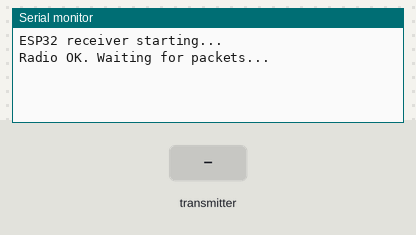
Recording of a sketch running on a simulated ESP32. On the bench: the last lines printed to the serial monitor. The inputs (shaded band) are chosen by the test bench. No radio packets arrive unless stated.

Above: at 1.7 s.
1.8 s: the transmitter starts sending packetId = 0
At 1.87 s:
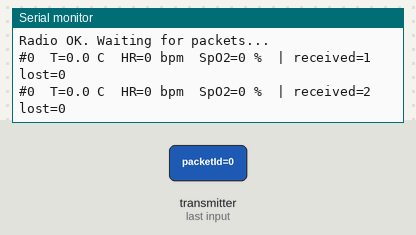
3.3 s: the transmitter starts sending temperatureX10 = 100
6.3 s: the transmitter starts sending heartRate = 64
9.3 s: the transmitter starts sending spo2 = 64
12.3 s: the transmitter starts sending temperatureX10 = 0
15.3 s: the transmitter starts sending temperatureX10 = 100
At 19.26 s:
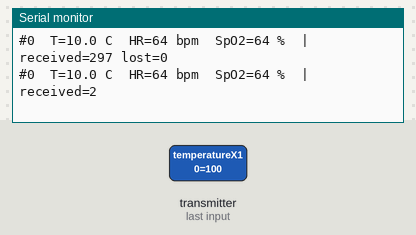
Timing chart, 0 to 19.3 s (numbered marks = the images above; inputs shaded):
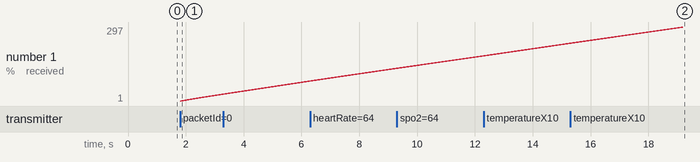

Measured:
- after the input at 1.8 s, the serial monitor: prints a new line at once (image 1)

The sketch:

receiver_esp32_nrf24.ino
```cpp
/*
  RECEIVER - ESP32 + nRF24L01
  Prints every dummy vitals packet (temperature, heart rate, SpO2) sent by the Pro Mini.

  Wiring (nRF24L01 -> ESP32):
    GND -> GND | VCC -> 3V3 (+10uF cap across VCC/GND)
    CE  -> GPIO4  | CSN -> GPIO5
    SCK -> GPIO18 | MOSI -> GPIO23 | MISO -> GPIO19

  Library needed: "RF24" by TMRh20 (Library Manager)
  Board: ESP32 Dev Module | Serial Monitor: 115200 baud
*/

#include <SPI.h>
#include <RF24.h>

// ====== THESE THREE MUST BE IDENTICAL ON THE TRANSMITTER ======
const byte ADDRESS[6]           = "NODE1";
const uint8_t CHANNEL           = 76;
const rf24_datarate_e DATA_RATE = RF24_250KBPS;   // if clone modules fail, use RF24_1MBPS on both
// ==============================================================

// Packet layout must match the transmitter exactly (6 bytes, no padding)
struct SensorPacket {
  uint16_t packetId;
  int16_t  temperatureX10;   // 366 = 36.6 C
  uint8_t  heartRate;        // beats per minute
  uint8_t  spo2;             // blood oxygen, percent
};

const uint8_t PIN_CE  = 4;
const uint8_t PIN_CSN = 5;
RF24 radio(PIN_CE, PIN_CSN);

SensorPacket packet;
bool gotFirst = false;
uint16_t lastId = 0;
uint32_t received = 0, lost = 0;
unsigned long lastRxTime = 0;

void setup() {
  Serial.begin(9600);
  delay(500);
  Serial.println("\nESP32 receiver starting...");

  SPI.begin(18, 19, 23, PIN_CSN);        // SCK, MISO, MOSI, SS

  if (!radio.begin() || !radio.isChipConnected()) {
    Serial.println("nRF24L01 NOT detected. Check wiring, 3V3 power and capacitor.");
    while (true) { delay(1000); }
  }

  radio.setChannel(CHANNEL);
  radio.setDataRate(DATA_RATE);
  radio.setPALevel(RF24_PA_LOW);
  radio.openReadingPipe(1, ADDRESS);
  radio.startListening();                // receiver mode

  lastRxTime = millis();
  Serial.println("Radio OK. Waiting for packets...");
}

void loop() {
  while (radio.available()) {
    radio.read(&packet, sizeof(packet));
    lastRxTime = millis();
    received++;

    if (gotFirst) {
      uint16_t gap = (uint16_t)(packet.packetId - lastId - 1);   // handles rollover
      if (gap > 0 && gap < 1000) lost += gap;
    }
    gotFirst = true;
    lastId = packet.packetId;

    Serial.printf("#%u  T=%.1f C  HR=%u bpm  SpO2=%u %%  | received=%lu lost=%lu\n",
                  packet.packetId,
                  packet.temperatureX10 / 10.0,
                  packet.heartRate,
                  packet.spo2,
                  (unsigned long)received, (unsigned long)lost);
  }

  if (millis() - lastRxTime > 5000) {
    Serial.println("No packet for 5 s. Check transmitter, address, channel, data rate.");
    lastRxTime = millis();
  }
}
```
